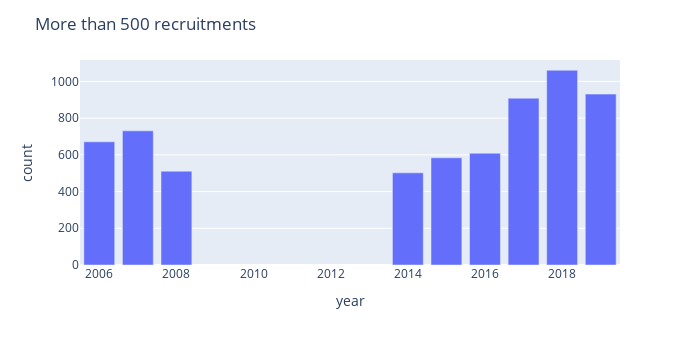

Notebook code for this chart:
### Markdown cell above
Checking the years, where number of recruitments was more than 500.

### Code cell
year=df_merged.groupby('year')['NAME'].count() #grouping the data w.r.t year of hiring
year_df=pd.DataFrame(year).reset_index()
year_df.columns=['year','count']
year_df = year_df.astype({"year":int,"count":int})
for index,row in year_df.iterrows(): #iterating through rows to find the 
    if (row['count']<500):
        year_df.drop(index, inplace=True) #dropping the rows with less that 500
#Using plotly for better visualization        
fig = px.bar(year_df, x='year', y='count')

fig.update_layout(
    autosize=False,
    width=700,
    height=345,
    title_text="More than 500 recruitments"
)

fig.show()

### Figure 1 — Plotly figure (JSON) as saved in the notebook; plotly's stock layout.template omitted (floating-point values rounded to 4 significant figures)
{"data": [{"alignmentgroup": "True", "hoverlabel": {"namelength": 0}, "hovertemplate": "year=%{x}<br>count=%{y}", "legendgroup": "", "marker": {"color": "#636efa"}, "name": "", "offsetgroup": "", "orientation": "v", "showlegend": false, "textposition": "auto", "type": "bar", "x": [2006, 2007, 2008, 2014, 2015, 2016, 2017, 2018, 2019], "xaxis": "x", "y": [671, 731, 511, 502, 584, 609, 909, 1061, 931], "yaxis": "y"}], "layout": {"autosize": false, "barmode": "relative", "height": 345, "legend": {"tracegroupgap": 0}, "margin": {"t": 60}, "title": {"text": "More than 500 recruitments"}, "width": 700, "xaxis": {"anchor": "y", "domain": [0, 1], "title": {"text": "year"}}, "yaxis": {"anchor": "x", "domain": [0, 1], "title": {"text": "count"}}}}
